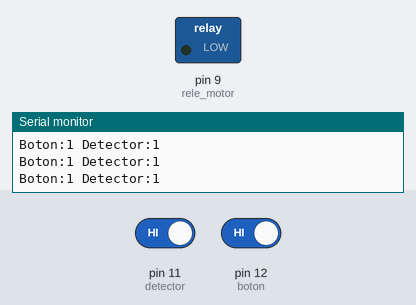
Bench run of a sketch on a simulated Arduino Uno, built with avr-gcc and run on an emulated ATmega328P. Parts: switched loads named in the sketch (green lamp = pin HIGH), the last lines printed to the serial monitor. The inputs (shaded band) are chosen by the test bench; at power-on: pin 11 (detector) HIGH, pin 12 (boton) HIGH.

Above: at 1.2 s.
1.3 s: pin 11 (detector) driven LOW and pin 12 (boton) driven LOW
At 2.5 s:
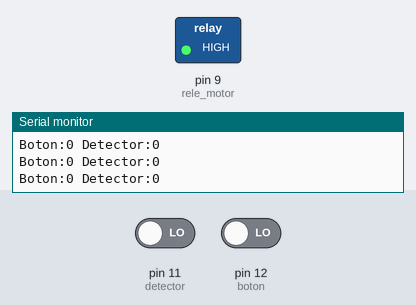
2.8 s: pin 11 (detector) driven HIGH
At 3.9 s:
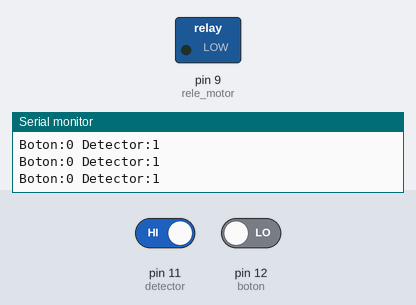
5.8 s: pin 11 (detector) driven LOW
At 6.9 s:
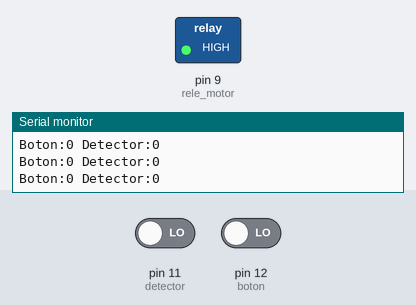
Timing chart, 0 to 8.8 s (numbered marks = the images above; inputs shaded):
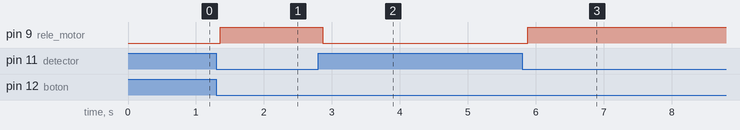

The sketch:

ControlPersianas.ino
```cpp
int boton=12;
int detector=11;

int rele_motor=9;

void setup() {
pinMode(boton,INPUT_PULLUP);
pinMode(detector,INPUT);
pinMode(rele_motor,OUTPUT);

Serial.begin(9600);
}

void loop() {

  int estadoBoton=digitalRead(boton);
  int estadoDetector=digitalRead(detector);
  Serial.print("Boton:");
  Serial.print(estadoBoton);
  Serial.print(" Detector:");
  Serial.println(estadoDetector);

  if(estadoBoton==LOW) // Hemos pulsado el boton
  {
    delay(50);
    if(estadoDetector==LOW)  // El detector no detecta el fin de la persiana
    {
      digitalWrite(rele_motor,HIGH);
    }
    else
    {
      digitalWrite(rele_motor,LOW);
    }
  }
  else
  {
    delay(50);
    digitalWrite(rele_motor,LOW);
  }
}
```

Measured:
- after the input at 1.3 s, pin 9 (rele_motor): LOW → HIGH after 0.06 s
- after the input at 2.8 s, pin 9 (rele_motor): HIGH → LOW after 0.07 s
- after the input at 5.8 s, pin 9 (rele_motor): LOW → HIGH after 0.08 s
